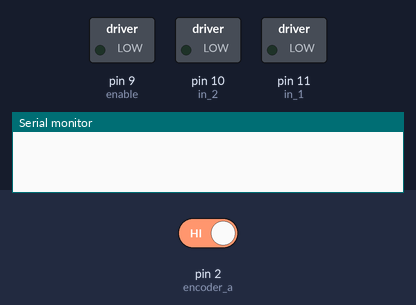
The sketch below on a simulated Arduino Uno, built with avr-gcc and run on an emulated ATmega328P. Parts: switched loads named in the sketch (green lamp = pin HIGH), the last lines printed to the serial monitor. Inputs (shaded band) come from the test bench; at power-on: pin 2 (encoder_a) HIGH.

Above: at 0.1 s.
At 5.1 s:
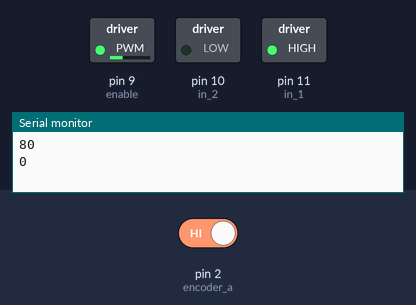
At 9.1 s:
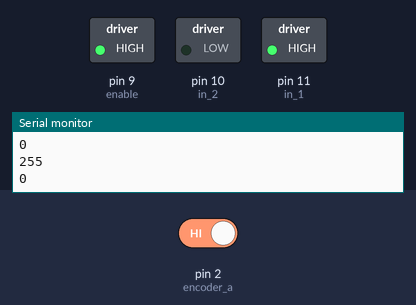
At 13.2 s:
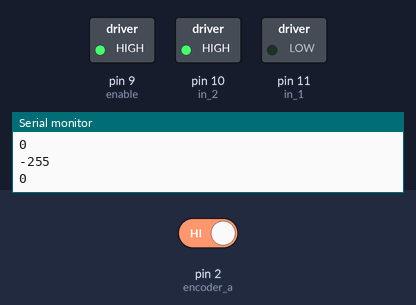
At 17.2 s:
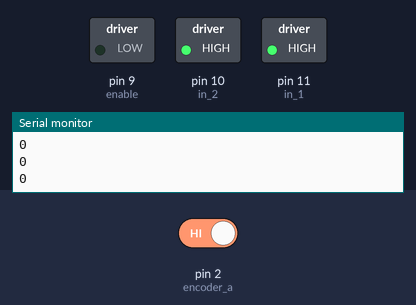
Timing chart, 0 to 18.7 s (numbered marks = the images above):
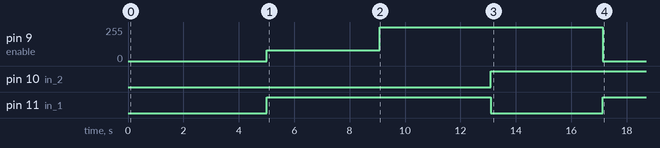

Measured:
- by itself, pin 9 (enable): 0/255 → 80/255 at 5.0 s, → 255/255 4.1 s later, → 0/255 8.1 s later
- by itself, pin 10 (in_2): LOW → HIGH at 13.1 s
- by itself, pin 11 (in_1): LOW → HIGH at 5.0 s, → LOW 8.1 s later, → HIGH 4.0 s later

The sketch:

motor_identification.ino
```cpp
const int in_1 = 11;
const int in_2 = 10;
const int enable = 9;

const int encoder_a = 2;
const int encoder_b = 3;
const bool pwm_enabled = true;

int pwm = -1;
int ticks = 0;

unsigned long last_time = 0;

int active = 0;

void setup() {
    pinMode(in_1, OUTPUT);
    pinMode(in_2, OUTPUT);
    pinMode(enable, OUTPUT);
    pinMode(encoder_a, INPUT_PULLUP);
    pinMode(encoder_b, INPUT_PULLUP);

    attachInterrupt(digitalPinToInterrupt(encoder_a), encoder_a_interrupt, CHANGE);

    Serial.begin(9600);
    delay(5000);
}

void loop() {
    if (millis() - last_time > 4000 && pwm_enabled) {
        if (pwm == -1)
            pwm = 80;
        else if( pwm == 80)
            pwm = 255;
        else if (pwm == 255)
            pwm = -255;
        else if (pwm == -255)
            pwm = 0;

        digitalWrite(in_1, pwm >= 0 ? HIGH : LOW);
        digitalWrite(in_2, pwm > 0 ? LOW : HIGH);
        analogWrite(enable, abs(pwm));

        last_time = millis();
    }

    Serial.println( String(pwm) );
    Serial.println( String(ticks) );
    Serial.flush();
    delay(100);
}

void encoder_a_interrupt() {
    if (digitalRead(encoder_a) == HIGH) {
        if (digitalRead(encoder_b) == LOW) {
            ticks++;
        } else {
            ticks--;
        }
    } else {
        if (digitalRead(encoder_b) == LOW) {
            ticks--;
        } else {
            ticks++;
        }
    }
}
```
